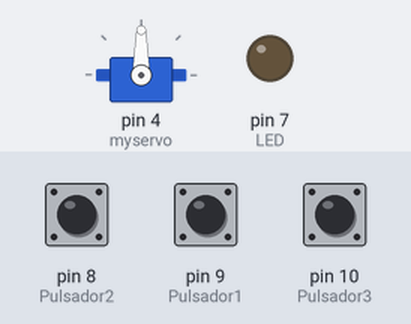
Bench run of a sketch on a simulated Arduino Uno, built with avr-gcc and run on an emulated ATmega328P. On the bench: servo, output pins drawn as LEDs (lit = HIGH). The inputs (shaded band) are chosen by the test bench; at power-on: pin 8 (Pulsador2) LOW, pin 9 (Pulsador1) LOW, pin 10 (Pulsador3) LOW.

Above: at 1.2 s.
1.3 s: pin 8 (Pulsador2) pulled HIGH for 0.25 s
At 1.6 s:
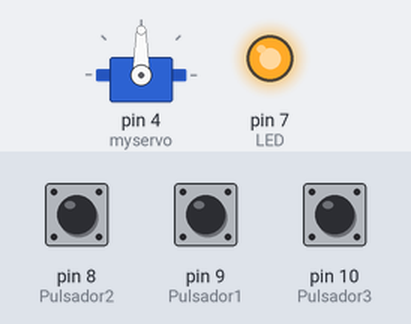
3.2 s: pin 8 (Pulsador2) pulled HIGH for 3.2 s
At 7.7 s:
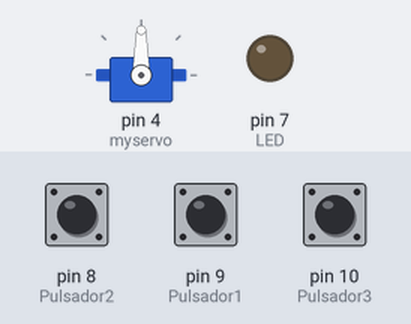
8.0 s: pin 9 (Pulsador1) pulled HIGH for 3.2 s
At 9.1 s:
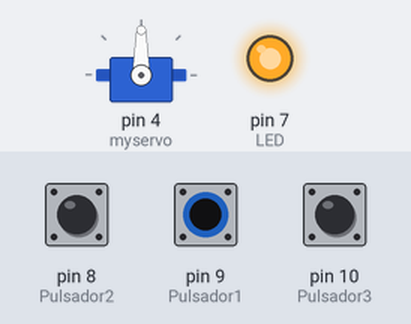
12.8 s: pin 8 (Pulsador2) driven HIGH and pin 9 (Pulsador1) driven HIGH
At 13.11 s:
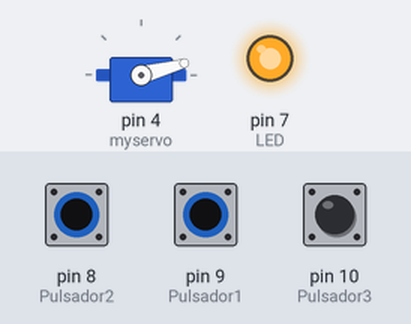
15.8 s: pin 10 (Pulsador3) pulled HIGH for 0.25 s
At 16.12 s:
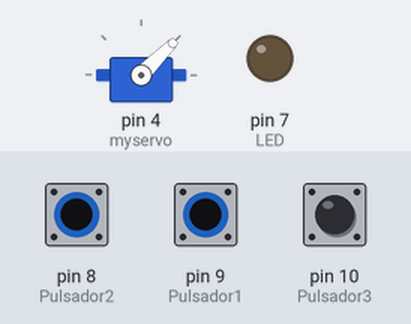
18.8 s: pin 10 (Pulsador3) pulled HIGH for 1 s
At 19.14 s:
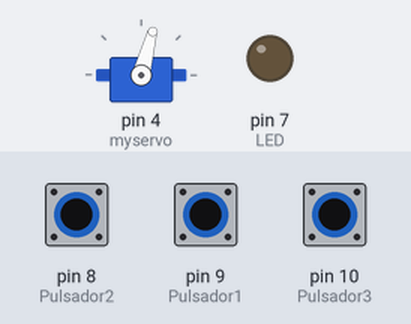
Timing chart, 0 to 22.8 s (numbered marks = the images above; inputs shaded):
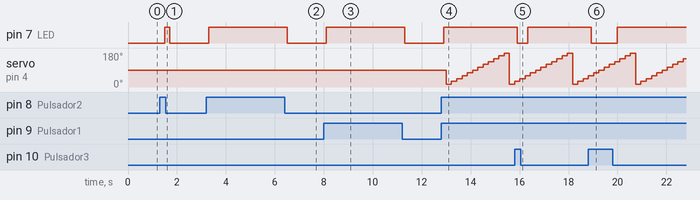

Measured:
- after the input at 1.3 s, pin 7 (LED): LOW → HIGH after 0.20 s, → LOW 0.20 s later
- after the input at 3.2 s, pin 7 (LED): LOW → HIGH after 0.10 s, → LOW 3.2 s later
- after the input at 8.0 s, pin 7 (LED): LOW → HIGH after 0.10 s, → LOW 3.2 s later
- after the input at 12.8 s, pin 7 (LED): LOW → HIGH after 0.10 s; servo on pin 4 (myservo): 90° → 15° after 0.20 s, → 30° 0.22 s later, → 45° 0.22 s later, → 60° 0.22 s later, … (14 changes in this stretch)
- after the input at 15.8 s, pin 7 (LED): HIGH → LOW after 0.11 s, → HIGH 0.43 s later
- after the input at 18.8 s, pin 7 (LED): HIGH → LOW after 0.13 s, → HIGH 1.1 s later

The sketch:

Servo_LedBool.ino
```cpp
bool a = false;
bool b = false;
bool c = false;
bool x = false;
bool y = false;
int Pulsador1 = 9;
int Pulsador2 = 8;
int Pulsador3 = 10;
int LED = 7;
int pos = 0;

#include <Servo.h>
Servo myservo;

bool motor(bool a, bool b, bool c) {

  bool d = (a && b) || (b && c) || (a && c);

  return d;

}

bool led(bool a, bool b, bool c) {

  bool d = ((!a) && c) || ((!c) && b) || (a && (!b));

  return d;

}

void setup() {
  // put your setup code here, to run once:
  pinMode(Pulsador1, INPUT);
  pinMode(Pulsador2, INPUT);
  pinMode(Pulsador3, INPUT);
  pinMode(LED, OUTPUT);
  myservo.attach(4);
}

void loop() {
  // put your main code here, to run repeatedly:

  a = digitalRead(Pulsador1);
  b = digitalRead(Pulsador2);
  c = digitalRead(Pulsador3);
  delay(100);
  x = motor(a, b, c);
  y = led(a, b, c);
  digitalWrite(LED, y);
  delay(100);

  if (pos == 180) {
    pos = 0;
  }

  if (x == true) {

    pos = pos + 15;
    myservo.write(pos);

    delay(15);

  }


}
```
